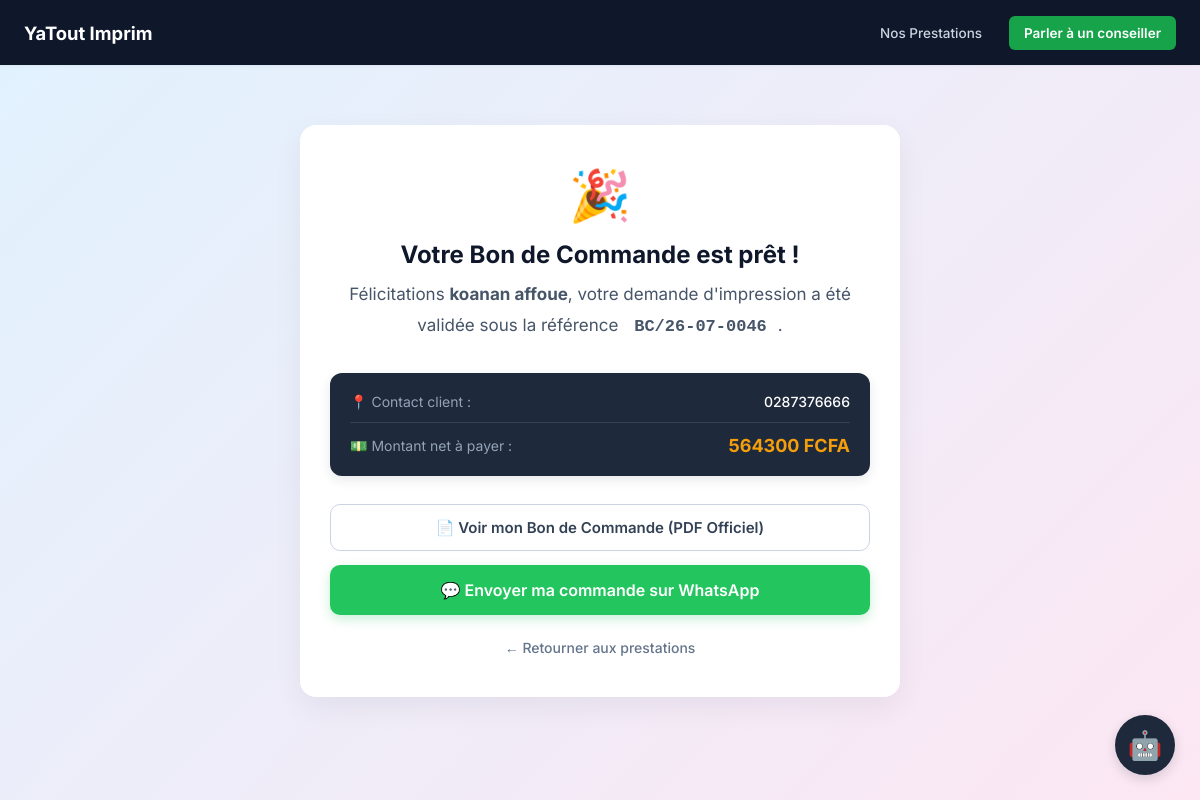
The page /impressions/commande/46/public/ on the database its author committed.
### shop/models.py (models this page shows, shortened)
class CommandeImpression(models.Model):
    STATUT_CHOICES = [
        ('EN_ATTENTE', 'En attente'),
        ('VALIDE', 'Bon validé / En cours'),
        ('TERMINE', 'Terminé'),
    ]
    nom_client = models.CharField(max_length=100)
    email_client = models.EmailField()
    telephone = models.CharField(max_length=20)
    details_json = models.TextField(
        verbose_name="Détails de la commande (JSON)"
    )
    total_brut = models.IntegerField(default=0)
    montant_remise = models.IntegerField(default=0)
    total_final = models.IntegerField(default=0)
    date_commande = models.DateTimeField(auto_now_add=True)
    statut = models.CharField(
        max_length=20,
        choices=STATUT_CHOICES,
        default='EN_ATTENTE'
    )
    validee_par_client = models.BooleanField(
        default=False,
        verbose_name="Validé par le client"
    )
    bl_genere = models.BooleanField(
        default=False,
        verbose_name="Transféré en Bon de Livraison"
    )
    livre_par = models.CharField(
        max_length=100,
        default="Nous-mêmes",
        verbose_name="Livré par"
    )
    numero_tombola = models.CharField(
        max_length=30,
        unique=True,
        null=True,
        blank=True,
        editable=False,
        verbose_name="Numéro de tombola"
    )
    def numero_bon_commande(self):
        date_ref = (
            self.date_commande
            if self.date_commande
            else datetime.datetime.now()
        )
        annee = date_ref.strftime('%y')
        mois = date_ref.strftime('%m')
        sequence = (
            f"{self.id:04d}"
            if self.id
            else "0000"
        )
        return f"BC/{annee}-{mois}-{sequence}"

### shop/views.py (the view)
# urls.py: path('impressions/commande/<int:commande_id>/public/', views.voir_bon_commande_public, name='voir_bon_commande_public'),
def voir_bon_commande_public(request, commande_id):
    commande = get_object_or_404(CommandeImpression, id=commande_id)
    articles_liste = json.loads(commande.details_json)
    for art in articles_liste:
        type_unite = art.get('type_unite', '')
        qte_brute = art.get('qte', art.get('quantite', 1))
        prix_unitaire = int(float(art.get('prix', 0)))
        if type_unite == 'M2' and art.get('longueur') and art.get('largeur'):
            qte_valeur = float(qte_brute)
            brut_ligne = int(qte_valeur * prix_unitaire)
            art['qte_formatee'] = f"{qte_valeur:.1f}" if qte_valeur.is_integer() else f"{qte_valeur:.2f}"
        else:
            qte_valeur = int(float(qte_brute))
            brut_ligne = qte_valeur * prix_unitaire
            art['qte_formatee'] = qte_valeur
        taux_remise = int(float(art.get('remise_pourcent', 0)))
        if taux_remise == 0 and int(art.get('remise', 0)) > 0:
            taux_remise = int(round((int(art.get('remise', 0)) / brut_ligne) * 100))
        montant_remise_ligne = round(brut_ligne * (taux_remise / 100.0))
        total_net_ligne = max(0, brut_ligne - montant_remise_ligne)
        art['prix_formate'] = f"{prix_unitaire:,}".replace(',', '.')
        art['remise_formatee'] = f"{taux_remise} %" if taux_remise > 0 else "0 %"
        art['total_formate'] = f"{total_net_ligne:,}".replace(',', '.')
    commande.total_brut_formate = f"{int(commande.total_brut):,}".replace(',', '.')
    commande.montant_remise_formate = f"{int(commande.montant_remise):,}".replace(',', '.')
    commande.total_final_formate = f"{int(commande.total_final):,}".replace(',', '.')
    message_brut = (
        f"🛍️ *MON BON DE COMMANDE - YATOUT*\n\n"
        f"📦 *Bon N° :* #{commande.numero_bon_commande()}\n"
        f"👤 *Client :* {commande.nom_client}\n"
        f"📞 *Contact :* {commande.telephone}\n"
        f"-----------------------------------\n"
    )
    for art in articles_liste:
        message_brut += f"▪️ {art.get('titre', 'Impression')} (x{art.get('qte_formatee')}) : {art.get('total_formate')} FCFA\n"
    message_brut += (
        f"-----------------------------------\n"
        f"💵 *Net à payer :* *{commande.total_final_formate} FCFA*\n\n"
        f"Bonjour YaTout, je viens de vérifier mon récapitulatif public et je confirme ma commande !"
    )
    texte_url = urllib.parse.quote(message_brut)
    numero_entreprise = "2250574702092"
    lien_whatsapp = f"https://api.whatsapp.com/send?phone={numero_entreprise}&text={texte_url}"
    if request.method == 'POST' and 'confirmer_client' in request.POST:
        commande.validee_par_client = True
        commande.save()
        return redirect(lien_whatsapp)
    return render(request, 'shop/bon_impression_pret.html', {
        'commande': commande,
        'articles_liste': articles_liste,
        'lien_whatsapp': lien_whatsapp,
    })

### shop/templates/shop/bon_impression_pret.html (shortened to what this page needs)
{% extends 'shop/base.html' %}
{% block content %}
<div class="success-card-wrapper">
    <div class="success-emoji">🎉</div>
    <h2 class="success-title">Votre Bon de Commande est prêt !</h2>
    <p class="success-subtitle">
        Félicitations <strong>{{ commande.nom_client }}</strong>, votre demande d'impression a été validée sous la référence <span class="success-reference">{{ commande.numero_bon_commande }}</span>.
    </p>
    <div class="success-details-box">
        <div class="success-details-row contact-row">
            <span class="success-details-label">📍 Contact client :</span>
            <span class="success-details-value">{{ commande.telephone }}</span>
        </div>
        <div class="success-details-row">
            <span class="success-details-label">💵 Montant net à payer :</span>
            <span class="success-details-price">{{ commande.total_final|stringformat:"d" }} FCFA</span>
        </div>
    </div>
    <a href="{% url 'generer_bon_pdf' commande.id %}" target="_blank" class="btn-action-pdf">
        📄 Voir mon Bon de Commande (PDF Officiel)
    </a>
    <a href="{{ lien_whatsapp }}" target="_blank" class="btn-action-whatsapp">
        💬 Envoyer ma commande sur WhatsApp
    </a>
    <a href="{% url 'page_prestations' %}" class="btn-link-return">
        ← Retourner aux prestations
    </a>
</div>
{% endblock %}

### shop/static/shop/js/css/style.css (style rules this page uses)
* { box-sizing: border-box; margin: 0; padding: 0; }
html { scroll-behavior: smooth; }

### shop/templates/shop/bon_impression_pret.html (style rules this page uses)
.success-card-wrapper { font-family: 'Inter', sans-serif !important; max-width: 600px; margin: 60px auto; padding: 40px 30px; border-radius: 16px; background: white; text-align: center; box-shadow: 0 10px 30px rgba(15, 23, 42, 0.06); }
.success-emoji { font-size: 50px; margin-bottom: 15px; }
.success-title { color: #0f172a; margin: 0 0 12px 0; font-weight: 700; font-size: 24px; }
.success-subtitle { color: #475569; font-size: 17px; margin-bottom: 28px; line-height: 1.6; }
.success-reference { padding: 4px 10px; border-radius: 6px; font-family: monospace; font-weight: 700; display: inline-block; border: 1px solid transparent; animation: color-blink 1.5s infinite ease-in-out; }
.success-details-box { background: #1e293b; color: #f1f5f9; padding: 20px; border-radius: 12px; margin-bottom: 28px; text-align: left; box-shadow: 0 4px 12px rgba(30, 41, 59, 0.1); }
.success-details-row { display: flex; justify-content: space-between; align-items: center; font-size: 14px; }
.success-details-row.contact-row { border-bottom: 1px solid rgba(148, 163, 184, 0.2); padding-bottom: 12px; margin-bottom: 12px; }
.success-details-label { color: #94a3b8; }
.success-details-value { color: #ffffff; font-weight: 500; }
.success-details-price { color: #f59e0b; font-weight: 700; font-size: 18px; }
.btn-action-pdf { display: block; text-align: center; background-color: #ffffff; color: #334155; border: 1.5px solid #cbd5e1; padding: 13px; border-radius: 10px; text-decoration: none; font-weight: 600; font-size: 15px; margin-bottom: 14px; transition: all 0.2s ease; }
.btn-action-whatsapp { display: block; text-align: center; background-color: #22c55e; color: white; padding: 15px; border-radius: 10px; text-decoration: none; font-weight: 600; font-size: 16px; box-shadow: 0 4px 12px rgba(34,197,94,0.25); transition: background-color 0.2s ease; }
.btn-link-return { display: inline-block; margin-top: 24px; color: #64748b; text-decoration: none; font-size: 14px; font-weight: 500; transition: color 0.2s ease; }

### rows shown on the page
CommandeImpression: nom_client "koanan affoue", numero_bon_commande "BC/26-07-0046", telephone "0287376666", total_final "564300"
